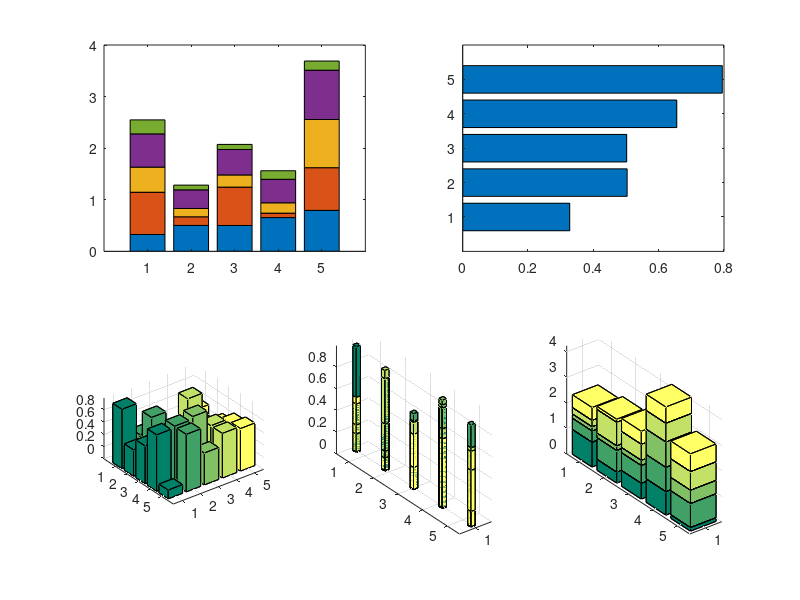

Here is the MATLAB script that generated this plot:
f1=figure(1); clf reset
set(f1,'units','normalized','position',[0.3652 0.3008 0.6016 0.6016])

Y=rand(5);
subplot(2,2,1),bar(Y,'stacked')
subplot(2,2,2),barh(Y(:,1)) 

X=rand(5);
subplot(2,3,4),bar3(X), set(gca,'ylim',[0 6])
subplot(2,3,5),bar3(X,'grouped')
subplot(2,3,6),bar3(X,'stacked')
colormap(summer)
